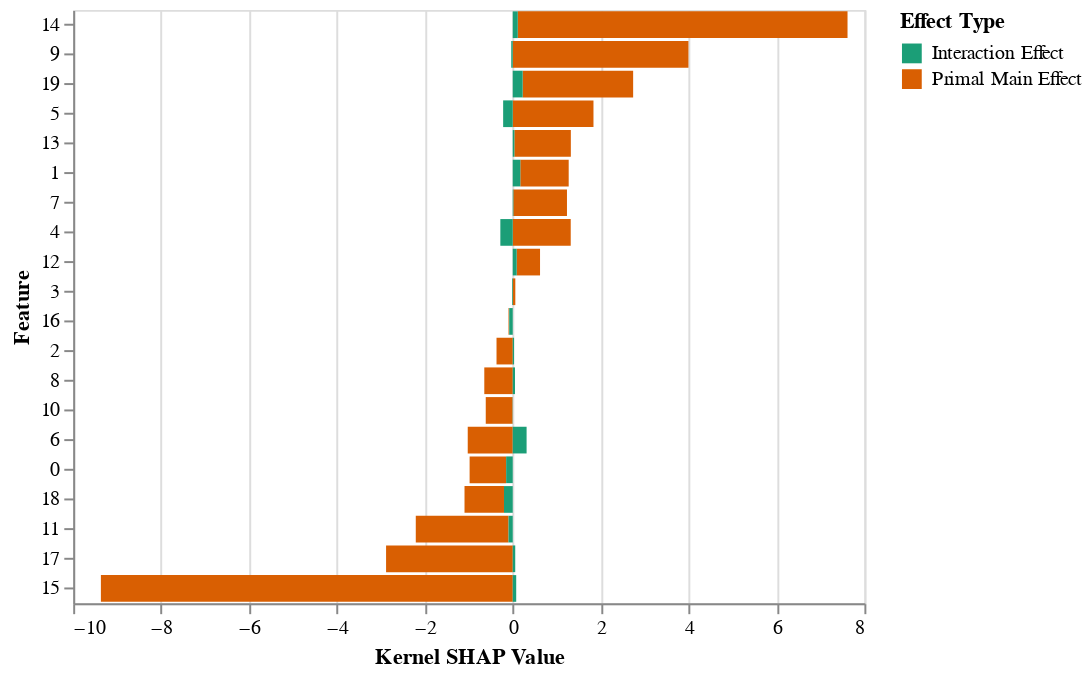

The notebook cell this image was saved under:
### Code cell
alt.Chart(melted_df).mark_bar().encode(
    alt.X('Kernel SHAP Value:Q'),
    alt.Y('Feature:N', sort=list(np.argsort(kernel_shap[0])[::-1])),
    alt.Color('Effect Type:N', scale=alt.Scale(scheme='dark2'))
)

### Figure 1 — Vega-Lite specification as saved in the notebook (floating-point values rounded to 4 significant figures)
{"$schema": "https://vega.github.io/schema/vega-lite/v3.2.1.json", "config": {"mark": {"tooltip": null}, "view": {"height": 300, "width": 400}}, "data": {"name": "data-ab7bb4cb4759298ade38d6a11c6e0160"}, "datasets": {"data-ab7bb4cb4759298ade38d6a11c6e0160": [{"Effect Type": "Primal Main Effect", "Feature": 0, "Kernel SHAP Value": -0.8309}, {"Effect Type": "Primal Main Effect", "Feature": 1, "Kernel SHAP Value": 1.101}, {"Effect Type": "Primal Main Effect", "Feature": 2, "Kernel SHAP Value": -0.3692}, {"Effect Type": "Primal Main Effect", "Feature": 3, "Kernel SHAP Value": 0.05876}, {"Effect Type": "Primal Main Effect", "Feature": 4, "Kernel SHAP Value": 1.319}, {"Effect Type": "Primal Main Effect", "Feature": 5, "Kernel SHAP Value": 1.837}, {"Effect Type": "Primal Main Effect", "Feature": 6, "Kernel SHAP Value": -1.024}, {"Effect Type": "Primal Main Effect", "Feature": 7, "Kernel SHAP Value": 1.22}, {"Effect Type": "Primal Main Effect", "Feature": 8, "Kernel SHAP Value": -0.6472}, {"Effect Type": "Primal Main Effect", "Feature": 9, "Kernel SHAP Value": 3.997}, {"Effect Type": "Primal Main Effect", "Feature": 10, "Kernel SHAP Value": -0.6093}, {"Effect Type": "Primal Main Effect", "Feature": 11, "Kernel SHAP Value": -2.11}, {"Effect Type": "Primal Main Effect", "Feature": 12, "Kernel SHAP Value": 0.5311}, {"Effect Type": "Primal Main Effect", "Feature": 13, "Kernel SHAP Value": 1.285}, {"Effect Type": "Primal Main Effect", "Feature": 14, "Kernel SHAP Value": 7.502}, {"Effect Type": "Primal Main Effect", "Feature": 15, "Kernel SHAP Value": -9.37}, {"Effect Type": "Primal Main Effect", "Feature": 16, "Kernel SHAP Value": -0.01555}, {"Effect Type": "Primal Main Effect", "Feature": 17, "Kernel SHAP Value": -2.882}, {"Effect Type": "Primal Main Effect", "Feature": 18, "Kernel SHAP Value": -0.8979}, {"Effect Type": "Primal Main Effect", "Feature": 19, "Kernel SHAP Value": 2.513}, {"Effect Type": "Interaction Effect", "Feature": 0, "Kernel SHAP Value": -0.1502}, {"Effect Type": "Interaction Effect", "Feature": 1, "Kernel SHAP Value": 0.1723}, {"Effect Type": "Interaction Effect", "Feature": 2, "Kernel SHAP Value": 0.02995}, {"Effect Type": "Interaction Effect", "Feature": 3, "Kernel SHAP Value": -0.01658}, {"Effect Type": "Interaction Effect", "Feature": 4, "Kernel SHAP Value": -0.2821}, {"Effect Type": "Interaction Effect", "Feature": 5, "Kernel SHAP Value": -0.2184}, {"Effect Type": "Interaction Effect", "Feature": 6, "Kernel SHAP Value": 0.3153}, {"Effect Type": "Interaction Effect", "Feature": 7, "Kernel SHAP Value": 0.01397}, {"Effect Type": "Interaction Effect", "Feature": 8, "Kernel SHAP Value": 0.05141}, {"Effect Type": "Interaction Effect", "Feature": 9, "Kernel SHAP Value": -0.03386}, {"Effect Type": "Interaction Effect", "Feature": 10, "Kernel SHAP Value": -0.004824}, {"Effect Type": "Interaction Effect", "Feature": 11, "Kernel SHAP Value": -0.09596}, {"Effect Type": "Interaction Effect", "Feature": 12, "Kernel SHAP Value": 0.08991}, {"Effect Type": "Interaction Effect", "Feature": 13, "Kernel SHAP Value": 0.03722}, {"Effect Type": "Interaction Effect", "Feature": 14, "Kernel SHAP Value": 0.1143}, {"Effect Type": "Interaction Effect", "Feature": 15, "Kernel SHAP Value": 0.07892}, {"Effect Type": "Interaction Effect", "Feature": 16, "Kernel SHAP Value": -0.08017}, {"Effect Type": "Interaction Effect", "Feature": 17, "Kernel SHAP Value": 0.05679}, {"Effect Type": "Interaction Effect", "Feature": 18, "Kernel SHAP Value": -0.1992}, {"Effect Type": "Interaction Effect", "Feature": 19, "Kernel SHAP Value": 0.226}]}, "encoding": {"color": {"field": "Effect Type", "scale": {"scheme": "dark2"}, "type": "nominal"}, "x": {"field": "Kernel SHAP Value", "type": "quantitative"}, "y": {"field": "Feature", "sort": [14, 9, 19, 5, 13, 1, 7, 4, 12, 3, 16, 2, 8, 10, 6, 0, 18, 11, 17, 15], "type": "nominal"}}, "mark": "bar"}
